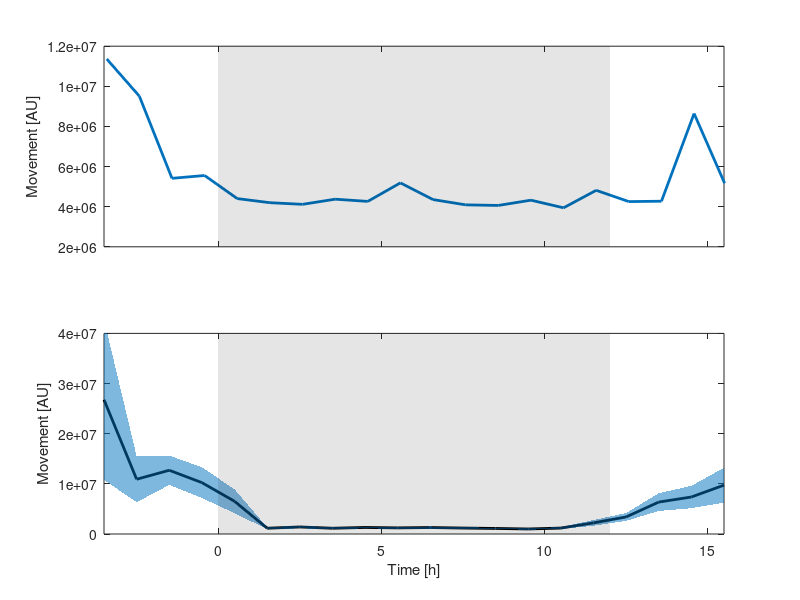

MATLAB code to generate this figure:
%save fig2_data binnedTime binnedMov pRec edges avgMov avgMov stdErrMov cmap centers;
load fig2_data;

%Fig 2a
F1=figure('Units','centimeters','position',[10,10,8,10]);
h11=subplot(2,1,1);
plot(binnedTime{pRec},binnedMov{pRec},'linewidth',2);
yl=ylim;
hP1=patch([0 12 12 0],[yl(1) yl(1) yl(2) yl(2)],'k','facealpha',0.1,'lineStyle','none');
xlim([edges(1)+0.5 edges(end)-0.5]);
set(gca,'XTickLabel',[]);
ylabel('Movement [AU]');

%Fig 2b
h12=subplot(2,1,2);
plot(centers,avgMov,'k','linewidth',2);
hP21=patch([centers,fliplr(centers)],[avgMov-stdErrMov,fliplr(avgMov+stdErrMov)],cmap(2,:),'facealpha',0.5,'facecolor',cmap(1,:),'lineStyle','none');
yl=ylim;
hP21=patch([0 12 12 0],[yl(1) yl(1) yl(2) yl(2)],'k','facealpha',0.1,'lineStyle','none');
xlim([edges(1)+0.5 edges(end)-0.5]);
ylabel('Movement [AU]');
xlabel('Time [h]');
ylim([0 4e7]);